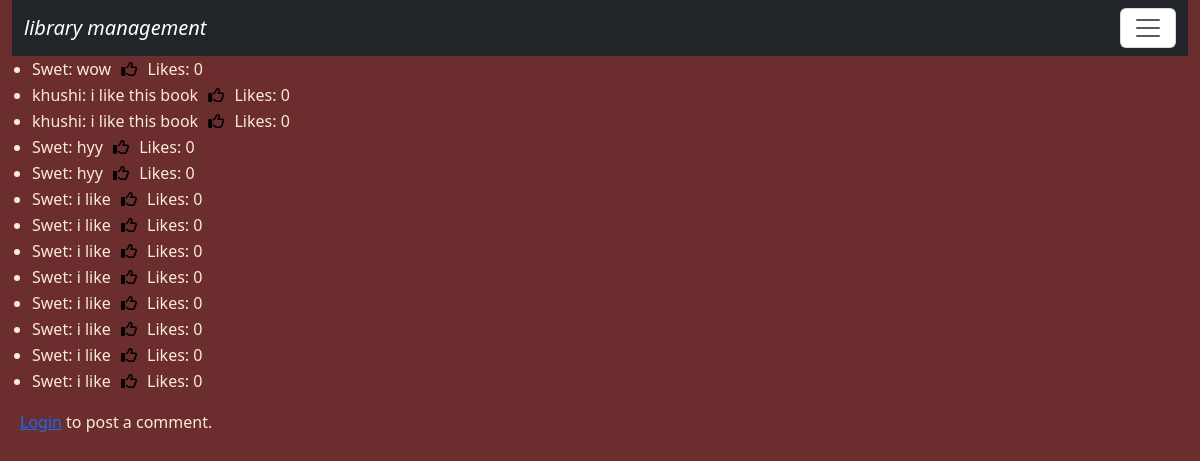
/comments/20/, run on an earlier commit of the app's database.
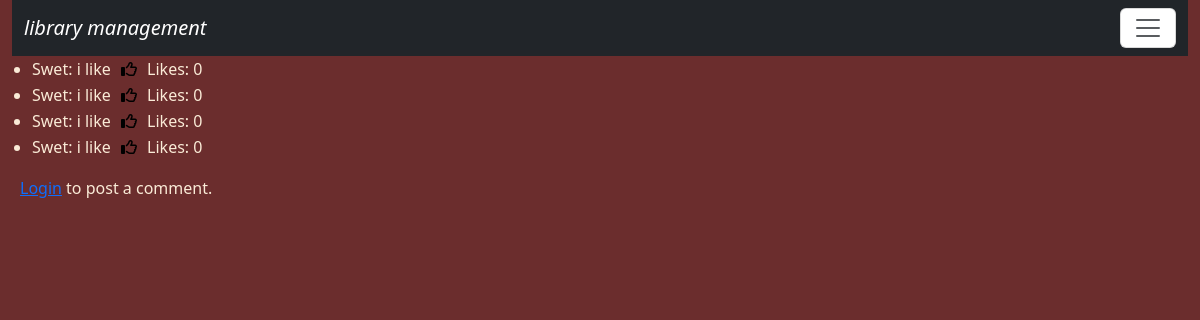
And on a later commit of the database.
### library/models.py (models this page shows)
class Comment(models.Model):
    user = models.ForeignKey(User, on_delete=models.CASCADE)
    book = models.ForeignKey(Book, on_delete=models.CASCADE)
    text = models.TextField()
    likes = models.ManyToManyField(User,related_name='comment_likes', blank=True)
    def total_likes(self):
        return self.likes.count()

### library/views.py (the view)
# urls.py: path('comments/<int:id>/',views.addcomment,name='comment'),
def addcomment(request,id):
            book=Book.objects.get(pk=id)
            comments = book.comment_set.all()
            if request.method == "POST":
                text = request.POST.get("text","").strip()
                if text:
                    Comment.objects.create(book=book, user=request.user,text=text)
                    return redirect('comment', id=book.id)
            return render(request,'comment.html',{'alldata':comments ,'book':book})

### library/templates/comment.html (shortened to what this page needs)
{% extends 'base.html' %}
{% load static %}
{% block content %}
<div>
{% if perms.library.addcomment %}
    <ul>
        {% for comment in alldata %}
            <li>
                {{ comment.user.username }}: {{ comment.text }}
                <form action="{% url 'like-book' comment.id %}" method="POST" style="display:inline;">
                    {% csrf_token %}
                    <button type="submit" style="border: none; background: none;">
                        {% if request.user in comment.likes.all %}
                            <i class="fa-solid fa-thumbs-up" style="color:blue; font-size:16px;"></i>
                        {% else %}
                            <i class="fa-regular fa-thumbs-up" style="font-size:16px;"></i>
                        {% endif %}
                    </button>
                </form>
                <span>Likes: {{ comment.total_likes }}</span>
                <form action="{% url 'delcomment' id=comment.id %}" method="POST">
                    {% csrf_token %}
                    <button type="submit">Delete</button>
                </form>
            </li>
        {% empty %}
            <li>No comments yet.</li>
        {% endfor %}
    </ul>
{% else %}
    <ul>
        {% for comment in alldata %}
            <li>
                {{ comment.user.username }}: {{ comment.text }}
                <form action="{% url 'like-book' comment.id %}" method="POST" style="display:inline;">
                    <button type="submit" style="border: none; background: none;">
                        {% if request.user in comment.likes.all %}
                            <i class="fa-solid fa-thumbs-up" style="color:blue; font-size:16px;"></i>
                        {% else %}
                            <i class="fa-regular fa-thumbs-up" style="font-size:16px;"></i>
                        {% endif %}
                    </button>
                </form>
                <span>Likes: {{ comment.total_likes }}</span>
            </li>
        {% empty %}
            <li>No comments yet.</li>
        {% endfor %}
    </ul>
    <div style="margin-left:20px;">
        {% if user.is_authenticated %}
            <form method="POST">
                {% csrf_token %}
                <textarea name="text" class="col-sm-4" rows="2" required></textarea><br>
                <button type="submit" class='btn btn-info'>Post Comment</button>
            </form>
        {% else %}
            <p><a href="{% url 'login' %}">Login</a> to post a comment.</p>
        {% endif %}
    </div>
{% endif %}
</div>
{% endblock content %}

### library/templates/base.html (shortened to what this page needs)
<!DOCTYPE html>
{% load static %}
<html lang="en">
<head>
    <link rel="stylesheet" href="{% static 'css/bootstrap.min.css' %}">
    <link rel="stylesheet" href="{% static 'css/style.css' %}">
    <link rel="stylesheet" href="https://cdnjs.cloudflare.com/ajax/libs/font-awesome/6.5.1/css/all.min.css">
</head>
<body>
    <div class="container-fluid">
        {% include 'navbar.html' %}
    </div>
    <div class="row">
        {% block content %}
        {% endblock content %}
    </div>
</body>
</html>

### library/templates/navbar.html (shortened to what this page needs)
<nav class="navbar bg-dark fluid-top">
    <div class="container-fluid">
      <a class="navbar-brand text-white" href="#"><i>library management</i></a>
      <button class="navbar-toggler bg-white" type="button" data-bs-toggle="offcanvas" data-bs-target="#offcanvasNavbar" aria-controls="offcanvasNavbar" aria-label="Toggle navigation">
        <span class="navbar-toggler-icon"></span>
      </button>
    </div>
  </nav>

### library/static/css/style.css (style rules this page uses)
body { background-color:rgb(107, 45, 45); color:antiquewhite; }

What changed in the data, as far as the page shows it:
removed Comment: user.username "Swet", text "wow", total_likes "0"
removed Comment: user.username "khushi", text "i like this book", total_likes "0"
removed Comment: user.username "khushi", text "i like this book", total_likes "0"
removed Comment: user.username "Swet", text "hyy", total_likes "0"
removed Comment: user.username "Swet", text "hyy", total_likes "0"
removed Comment: user.username "Swet", text "i like", total_likes "0"
removed Comment: user.username "Swet", text "i like", total_likes "0"
removed Comment: user.username "Swet", text "i like", total_likes "0"
removed Comment: user.username "Swet", text "i like", total_likes "0"
